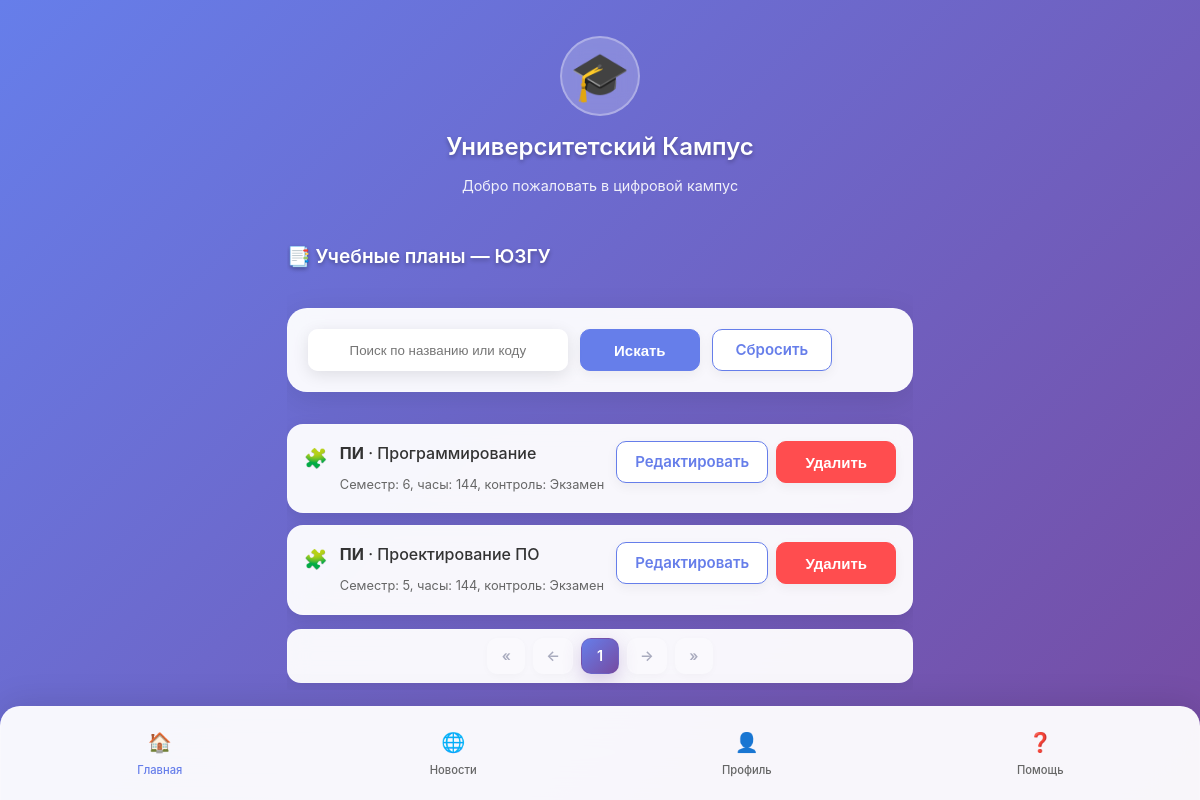
Page /moderation_subject/curriculum/ on the earlier database version.
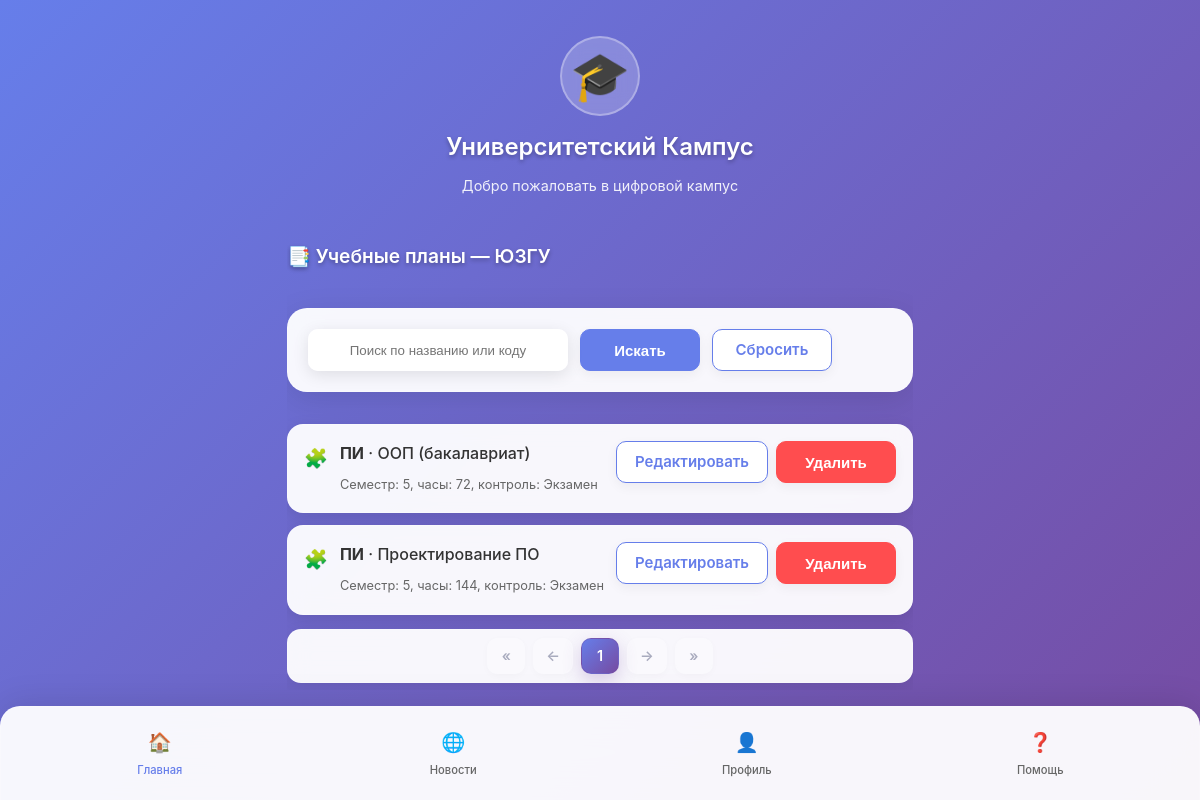
Same page on the later database version.
### main/models.py (models this page shows, shortened)
class Curriculum(models.Model):
    SEMESTER_CHOICES = [(i, f"{i}") for i in range(1, 13)]
    program = models.ForeignKey(Program, on_delete=models.CASCADE, related_name='curriculum') # название учебной программы
    discipline = models.ForeignKey(Discipline, on_delete=models.PROTECT, related_name='curriculum_items') #дисциплна
    semester = models.PositiveSmallIntegerField(choices=SEMESTER_CHOICES) #семестр, в котором изучается программа
    hours = models.PositiveSmallIntegerField(default=0) # количество часов
    control_form = models.CharField(
        max_length=32,
        choices=[("exam", "Экзамен"), ("test", "Зачет"), ("diff_test", "Дифф. зачет")],
        default="exam"
    ) # форма оценивания
    class Meta:
        unique_together = [("program", "discipline", "semester")]

class Program(models.Model):
    faculty = models.ForeignKey(Faculty, on_delete=models.PROTECT, related_name='programs')
    name = models.CharField(max_length=255) # название направления
    code = models.CharField(max_length=32, blank=True) # код направления
    duration_years = models.PositiveSmallIntegerField(default=4) # длительность обучения в годах
    class Meta:
        unique_together = [("faculty", "name")]

class Discipline(models.Model):
    code = models.CharField(max_length=32, blank=True)
    title = models.CharField(max_length=256)
    ects = models.DecimalField(max_digits=4, decimal_places=1, null=True, blank=True)
    class Meta:
        unique_together = [("code", "title")]

### main/views/moderation_subject.py (the view)
# urls.py: path("moderation_subject/curriculum/", views.moderation_curriculum_list, name="curriculum_list"),
def moderation_curriculum_list(request):
    user = Person.objects.filter(pk=5).first().user
    if not is_moderator_min(user, 2):
        return HttpResponseForbidden("Недостаточно прав")
    uni = _resolve_current_university(user)
    qs = (Curriculum.objects
          .filter(program__faculty__university=uni)
          .select_related("program", "discipline", "program__faculty")
          .order_by("program__name", "discipline__title"))
    q = (request.GET.get("q") or "").strip()
    if q:
        qs = qs.filter(
            Q(program__name__icontains=q) |
            Q(discipline__title__icontains=q) |
            Q(discipline__code__icontains=q)
        )
    paginator = Paginator(qs, 20)
    page_obj = paginator.get_page(request.GET.get("page") or 1)
    context = {
        "current_university": uni,
        "page_obj": page_obj,
        "paginator": paginator,
        "q": q,
    }
    return render(request, "main/moderation/moderation_subjects_curriculum_list.html", context)

### main/utils/permissions.py (called while the page is built)
def get_person(user):
    return getattr(user, "person", None)

def get_role_code(user):
    person = get_person(user)
    role = getattr(person, "role", None) if person else None
    return getattr(role, "permission", None)

def moderator_level(code):
    if code == "Moderator_3lvl":
        return 3
    if code == "Moderator_2lvl":
        return 2
    if code == "Moderator_1lvl":
        return 1
    return 0

def is_moderator_min(user, min_level: int):
    return moderator_level(get_role_code(user)) >= min_level

### main/views/moderation.py (called while the page is built)
def _resolve_current_university(user):
    person = getattr(user, "person", None)
    if person:
        teacher = getattr(person, "teacher", None)
        if teacher and teacher.university_id:
            return teacher.university
        student = getattr(person, "student", None)
        if student and student.university_id:
            return student.university
    return University.objects.order_by("id").first()

### main/templates/main/moderation/moderation_subjects_curriculum_list.html (shortened to what this page needs)
{% extends "main/index.html" %}
{% load static %}
{% block extra_styles %}
    <link rel="stylesheet" href="{% static 'css/nl_paginator.css' %}">
    <link rel="stylesheet" href="{% static 'css/indigo_buttons.css' %}">
{% endblock %}
{% block content %}
    <section class="main-content">
        <h2 class="section-title">📑 Учебные планы — {{ current_university.short_name }}</h2>
        <section class="user-card" style="margin-bottom:12px;">
            <form method="get" class="filters" style="display:flex; gap:12px; flex-wrap:wrap;">
                <input type="text" name="q" value="{{ q }}" placeholder="Поиск по названию или коду"
                       class="action-card" style="padding:10px; border-radius:10px; min-width:260px;">
                <button type="submit" class="btn btn-indigo">Искать</button>
                <a href="{% url 'disciplines_list' %}" class="btn btn-ghost">Сбросить</a>
            </form>
        </section>
        <section class="notifications">
            <div class="notifications-list">
                {% for c in page_obj.object_list %}
                    <div class="notification-item">
                        <div class="notification-icon">🧩</div>
                        <div class="notification-content" style="flex:1;">
                            <p class="notification-text">
                                <strong>{{ c.program.name }}</strong> · {{ c.discipline.title }}
                            </p>
                            <span class="notification-time">
              Семестр: {{ c.semester }}, часы: {{ c.hours }}, контроль: {{ c.get_control_form_display }}
            </span>
                        </div>
                        <div style="display:flex; gap:8px;">
                            <a class="btn btn-ghost" href="{% url 'curriculum_edit' c.id %}">Редактировать</a>
                            <form method="post" action="{% url 'curriculum_delete' c.id %}"
                                  onsubmit="return confirm('Удалить Curriculum и ВСЁ связанное?');">
                                <button class="btn btn-danger" type="submit">Удалить</button>
                            </form>
                        </div>
                    </div>
                {% empty %}
                    <div class="notification-item">
                        <div class="notification-icon">ℹ️</div>
                        <div class="notification-content"><p class="notification-text">Пока пусто.</p></div>
                    </div>
                {% endfor %}
            </div>
            {% include 'main/menu/paginator.html' %}
        </section>
    </section>
{% endblock %}

Differences in the rows shown:
removed Curriculum: program.name "ПИ", discipline "Программирование", semester "6", hours "144", control_form "Экзамен"
added Curriculum: program.name "ПИ", discipline "ООП (бакалавриат)", semester "5", hours "72", control_form "Экзамен"
